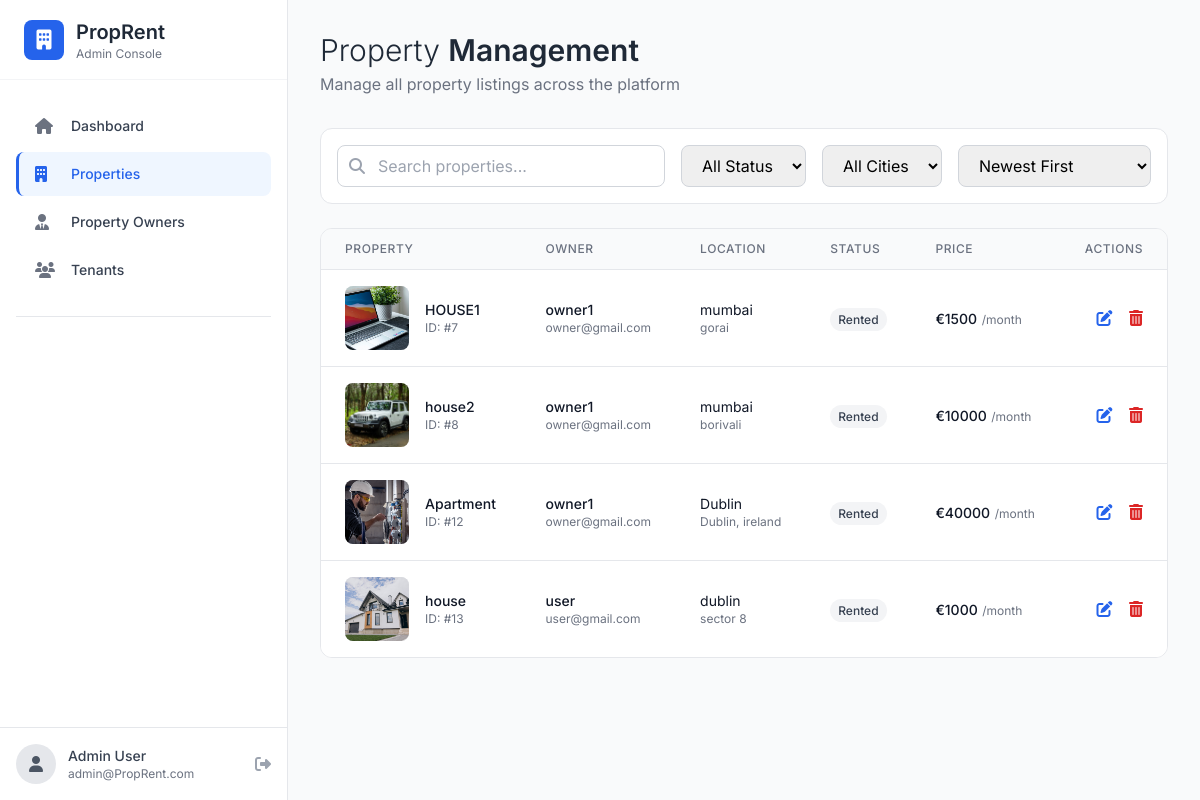
Screenshot of /admin_houses (signed in) with the database file from the repository.
### house_rent_app/models.py (models this page shows, shortened)
class House(models.Model):
    title = models.CharField(max_length=200)
    description = models.TextField()
    rent = models.IntegerField()
    address = models.CharField(max_length=200)
    city = models.CharField(max_length=100)
    image = models.ImageField(upload_to='house_images/')
    created_at = models.DateTimeField(default=timezone.now)
    area = models.IntegerField()
    owner = models.ForeignKey(User, on_delete=models.CASCADE, related_name='houses')
    is_available = models.BooleanField(default=True)
    furnished = models.BooleanField(default=False)
    no_of_rooms = models.IntegerField(default=1)

### house_rent_app/views.py (the view, shortened to what this page needs)
# urls.py: path('admin_houses', views.AdminHouseList.as_view(), name='admin_houses'),
class AdminHouseList(LoginRequiredMixin, View):
    login_url = 'login'
    redirect_field_name = 'next'
    def get(self, request):
        house_list = House.objects.all()
        print("--------------------> HOUSES : ",house_list.values())
        return render(request, template_name="admin_houses.html", context={"houses":house_list})

### house_rent_app/templates/admin_houses.html (shortened to what this page needs)
{% extends "admin_sidebar.html" %}
{% block content %}
<div class="p-8">
    <div class="flex justify-between items-center mb-8">
        <div>
            <h1 class="text-3xl font-light text-gray-800">Property <span class="font-semibold">Management</span></h1>
            <p class="text-gray-500 mt-1">Manage all property listings across the platform</p>
        </div>
    </div>
    <div class="bg-white rounded-xl border border-gray-200 p-4 mb-6">
        <div class="flex flex-wrap gap-4">
            <div class="flex-1 min-w-[200px]">
                <div class="relative">
                    <i class="fas fa-search absolute left-3 top-1/2 transform -translate-y-1/2 text-gray-400"></i>
                    <input type="text" id="searchInput" placeholder="Search properties..."
                           class="w-full pl-10 pr-4 py-2 border border-gray-300 rounded-lg focus:outline-none focus:ring-2 focus:ring-blue-500 focus:border-transparent">
                </div>
            </div>
            <select id="statusFilter" class="px-4 py-2 border border-gray-300 rounded-lg focus:outline-none focus:ring-2 focus:ring-blue-500">
                <option value="all">All Status</option>
            </select>
            <select id="cityFilter" class="px-4 py-2 border border-gray-300 rounded-lg focus:outline-none focus:ring-2 focus:ring-blue-500">
                <option value="all">All Cities</option>
            </select>
            <select id="sortFilter" class="px-4 py-2 border border-gray-300 rounded-lg focus:outline-none focus:ring-2 focus:ring-blue-500">
                <option value="newest">Newest First</option>
            </select>
        </div>
    </div>
    {% if houses %}
    <div class="bg-white rounded-xl border border-gray-200 overflow-hidden">
        <table class="min-w-full divide-y divide-gray-200">
            <thead class="bg-gray-50">
                <tr>
                    <th class="px-6 py-3 text-left text-xs font-medium text-gray-500 uppercase tracking-wider">Property</th>
                    <th class="px-6 py-3 text-left text-xs font-medium text-gray-500 uppercase tracking-wider">Owner</th>
                    <th class="px-6 py-3 text-left text-xs font-medium text-gray-500 uppercase tracking-wider">Location</th>
                    <th class="px-6 py-3 text-left text-xs font-medium text-gray-500 uppercase tracking-wider">Status</th>
                    <th class="px-6 py-3 text-left text-xs font-medium text-gray-500 uppercase tracking-wider">Price</th>
                    <th class="px-6 py-3 text-right text-xs font-medium text-gray-500 uppercase tracking-wider">Actions</th>
                </tr>
            </thead>
            <tbody class="bg-white divide-y divide-gray-200" id="housesList">
                {% for house in houses %}
                <tr class="hover:bg-gray-50 transition house-item"
                    data-status="{% if house.is_available %}available{% else %}rented{% endif %}"
                    data-city="{{ house.city }}"
                    data-price="{{ house.rent }}">
                    <td class="px-6 py-4">
                        <div class="flex items-center">
                            <div class="h-16 w-16 rounded-lg overflow-hidden bg-gray-200">
                                <img src="media/{{ house.image }}" alt="" class="w-full h-full object-cover">
                            </div>
                            <div class="ml-4">
                                <div class="text-sm font-medium text-gray-900 house-title">{{ house.title|default:house.address|truncatechars:25 }}</div>
                                <div class="text-xs text-gray-500">ID: #{{ house.id }}</div>
                            </div>
                        </div>
                    </td>
                    <td class="px-6 py-4">
                        <div class="text-sm font-medium text-gray-900">{{ house.owner.username }}</div>
                        <div class="text-xs text-gray-500">{{ house.owner.email }}</div>
                    </td>
                    <td class="px-6 py-4">
                        <div class="text-sm text-gray-900 house-city">{{ house.city }}</div>
                        <div class="text-xs text-gray-500">{{ house.address|truncatechars:20 }}</div>
                    </td>
                    <td class="px-6 py-4">
                        {% if house.is_available %}
                        <span class="px-2 py-1 text-xs font-medium bg-emerald-50 text-emerald-700 rounded-full">Available</span>
                        {% else %}
                        <span class="px-2 py-1 text-xs font-medium bg-gray-100 text-gray-700 rounded-full">Rented</span>
                        {% endif %}
                    </td>
                    <td class="px-6 py-4">
                        <span class="text-sm font-medium text-gray-900">€{{ house.rent|floatformat:0 }}</span>
                        <span class="text-xs text-gray-500">/month</span>
                    </td>
                    <td class="px-6 py-4 text-right">
                        <form method="post" class="inline-block">
                            <button type="submit" class="text-blue-600 hover:text-blue-800 mr-3">
                                <i class="fas fa-edit"></i>
                            </button>
                        </form>
                        <form method="post" class="inline-block">
                            <button type="submit" class="text-red-600 hover:text-red-800" onclick="return confirm('Are you sure?')">
                                <i class="fas fa-trash-alt"></i>
                            </button>
                        </form>
                    </td>
                </tr>
                {% endfor %}
            </tbody>
        </table>
    </div>
    {% endif %}
</div>
{% endblock %}

### house_rent_app/templates/admin_sidebar.html (style rules this page uses)
* { font-family: 'Inter', sans-serif; }
body { background-color: #f8fafc; }

### rows the page displays
House: image (picture), title "HOUSE1", id "7", owner.username "owner1", owner.email "owner@gmail.com", city "mumbai", address "gorai", is_available "Rented", rent "1500"
House: image (picture), title "house2", id "8", owner.username "owner1", owner.email "owner@gmail.com", city "mumbai", address "borivali", is_available "Rented", rent "10000"
House: image (picture), title "Apartment", id "12", owner.username "owner1", owner.email "owner@gmail.com", city "Dublin", address "Dublin, ireland", is_available "Rented", rent "40000"
House: image (picture), title "house", id "13", owner.username "user", owner.email "user@gmail.com", city "dublin", address "sector 8", is_available "Rented", rent "1000"
